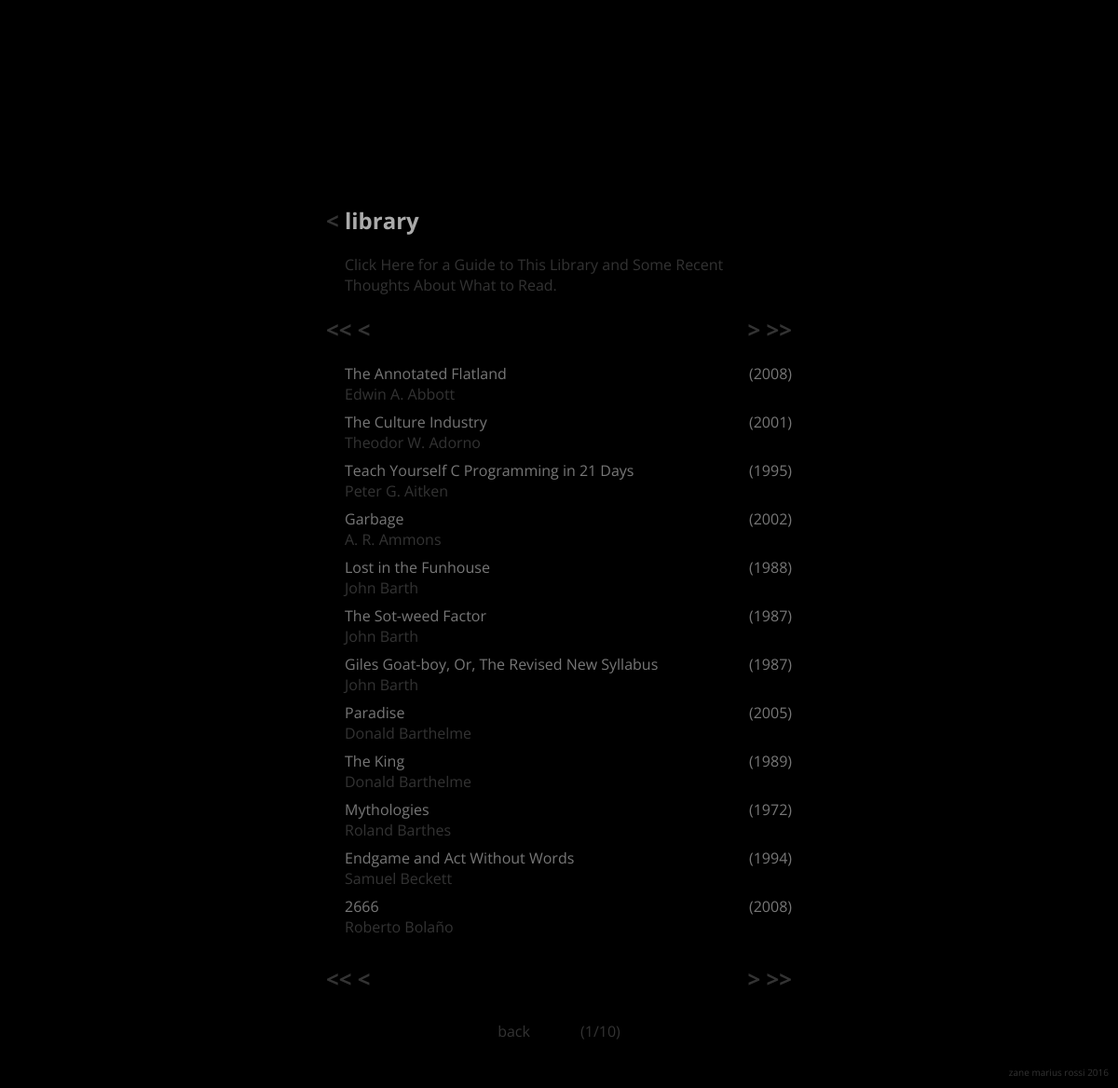
/library/, run on the app's committed database.
### library/models.py (models this page shows, shortened)
class LibraryObject(models.Model):
	title       = models.CharField(max_length=200, default="n/a")
	author      = models.CharField(max_length=100, default="n/a")
	lastname    = models.CharField(max_length=100, default="n/a")
	description = models.TextField(max_length=1000, default="")
	pub_date    = models.DateTimeField('date published')
	acq_date    = models.DateTimeField('date acquired',default=timezone.now)
	ISBN_10     = models.CharField(max_length=20, default="n/a")
	ISBN_13     = models.CharField(max_length=20, default="n/a")
	pages       = models.IntegerField(default=0)
	pages_read  = models.IntegerField(default=0)
	rating      = models.IntegerField(default=0)

### library/views.py (the view)
# urls.py: path("", views.index, name="index"),
def index(request):
	author_library = LibraryObject.objects.order_by('lastname')
	paginator     = Paginator(author_library, 12)
	page          = request.GET.get('page')
	page_library  = paginator.get_page(page)
	return render(request, 'library/index.html', {'page_library' : page_library})

### library/templates/library/index.html (shortened to what this page needs)
{% extends 'base/base.html' %}
{% block content %}
	<div class="heading">
	</div>
	<div class="sub-heading">
		<h2>
			<a href="{% url 'base:index' %}">< </a>library
		</h2>
	</div>
	{% if page_library.number == 1 %}
		<div class="sub-heading">
			<div class="info">
				<a href="{% url 'library:guide' %}">
					Click Here for a Guide to This Library and Some Recent Thoughts About What to Read.
				</a>
			</div>
		</div>
	{% endif %}
	<div class="sub-heading">
		<h2>
			<div class="arrow_nav">
			{% if page_library.has_next and not page_library.has_previous %}
				<div class="arrow_nav_l">
					<a href="#"><< </a>
					<a href="#">< </a>
				</div>
				<div class="arrow_nav_r">
					<a href="?page={{ page_library.next_page_number }}"> ></a>
					<a href="?page={{ page_library.paginator.num_pages }}"> >></a>
				</div>
			{% endif %}
			</div>
		</h2>
	</div>
	<div class="info">
		{% if page_library %}
			{% for book in page_library %}
				<div class="float_text">
					<li>
						<span class="float_title">
							<a href="{% url 'library:individual' book.id %}">
								{{ book.title }}
							</a>
						</span>
						<br>
						<span>
							<a href="{% url 'library:individual' book.id %}">
								{{ book.author }}
							</a>
						</span>
					</li>
				</div>
				<div class="float_date">
					{{ book.pub_date|date:"(Y)" }}
				</div>
			{% endfor %}
		{% else %}
			<p>No updates are available.</p>
		{% endif %}
	</div>
	<div class="sub-heading">
		<h2>
			<div class="arrow_nav">
			{% if page_library.has_next and not page_library.has_previous %}
				<div class="arrow_nav_l">
					<a href="#"><< </a>
					<a href="#">< </a>
				</div>
				<div class="arrow_nav_r">
					<a href="?page={{ page_library.next_page_number }}"> ></a>
					<a href="?page={{ page_library.paginator.num_pages }}"> >></a>
				</div>
			{% endif %}
			</div>
		</h2>
	</div>
	<div class="nav">
		<a href="{% url 'base:index' %}">back</a>
		<span class="page_num">
			({{ page_library.number }}/{{ page_library.paginator.num_pages }})
		</span>
	</div>
	<div class="footer">
		zane marius rossi 2016
	</div>
{% endblock %}

### base/static/base/css/main.css (style rules this page uses)
html, body { background-color: black; color: #AAA; font-family: 'Open Sans', sans-serif; overflow: hidden; }
a { color: #333; text-decoration: none; }
li { padding-bottom: 0.5em; list-style: none; }
span { color: #333; }
.heading { color:#AAA; padding-top: 200px; width: 500px; display: block; margin: auto; }
.sub-heading { color:#AAA; display: block; margin: auto; width: 500px; }
.arrow_nav { width: 500px; }
.arrow_nav_l { float: left; }
.arrow_nav_r { float: right; }
.page_num { color: #333 !important; padding-left: 50px; }
.info { color: #777; margin: auto; width: 480px; text-align: left; -webkit-hyphens: auto; -moz-hyphens: auto; hyphens: auto; padding-left: 20px; }
.nav { padding-top: 10px; padding-bottom: 50px; margin: auto; text-align: center; }
.footer { position: fixed; bottom: 10px; right: 10px; font-size: 10px; color: #333; }
.float_title { color: #777 !important; padding-bottom: 0.5em; }
.float_title > a { color: #777 !important; }
.float_text { width: 350px; float: left; }
.float_date { float: right; }

### base/static/base/css/mobile.css (style rules this page uses)
html, body { background-color: black; color: #AAA; font-family: 'Open Sans', sans-serif; overflow: hidden; }
a { color: #333; text-decoration: none; }
li { padding-bottom: 0.5em; list-style: none; }
span { color: #333; }
.heading { color:#AAA; padding-top: 100px; width: 100%; display: block; margin: auto; }
.sub-heading { color:#AAA; display: block; margin: auto; width: 100%; }
.arrow_nav { width: 100%; }
.arrow_nav_l { float: left; }
.arrow_nav_r { float: right; }
.page_num { color: #333 !important; padding-left: 50px; }
.info { color: #777; margin: auto; width: 100%; text-align: left; -webkit-hyphens: auto; -moz-hyphens: auto; hyphens: auto; }
.nav { padding-top: 10px; padding-bottom: 50px; margin: auto; text-align: center; }
.footer { display: none; }
.float_title { color: #777 !important; padding-bottom: 0.5em; }
.float_title > a { color: #777 !important; }
.float_text { width: 100%; float: left; }
.float_date { float: right; display: none; }

### data on the page
LibraryObject: title "The Annotated Flatland", author "Edwin A. Abbott", pub_date "(2008)"
LibraryObject: title "The Culture Industry", author "Theodor W. Adorno", pub_date "(2001)"
LibraryObject: title "Teach Yourself C Programming in 21 Days", author "Peter G. Aitken", pub_date "(1995)"
LibraryObject: title "Garbage", author "A. R. Ammons", pub_date "(2002)"
LibraryObject: title "Lost in the Funhouse", author "John Barth", pub_date "(1988)"
LibraryObject: title "The Sot-weed Factor", author "John Barth", pub_date "(1987)"
LibraryObject: title "Giles Goat-boy, Or, The Revised New Syllabus", author "John Barth", pub_date "(1987)"
LibraryObject: title "Paradise", author "Donald Barthelme", pub_date "(2005)"
LibraryObject: title "The King", author "Donald Barthelme", pub_date "(1989)"
LibraryObject: title "Mythologies", author "Roland Barthes", pub_date "(1972)"
LibraryObject: title "Endgame and Act Without Words", author "Samuel Beckett", pub_date "(1994)"
LibraryObject: title "2666", author "Roberto Bolaño", pub_date "(2008)"

### other printed values
{{ page_library.number }} "1"
{{ page_library.paginator.num_pages }} "10"
